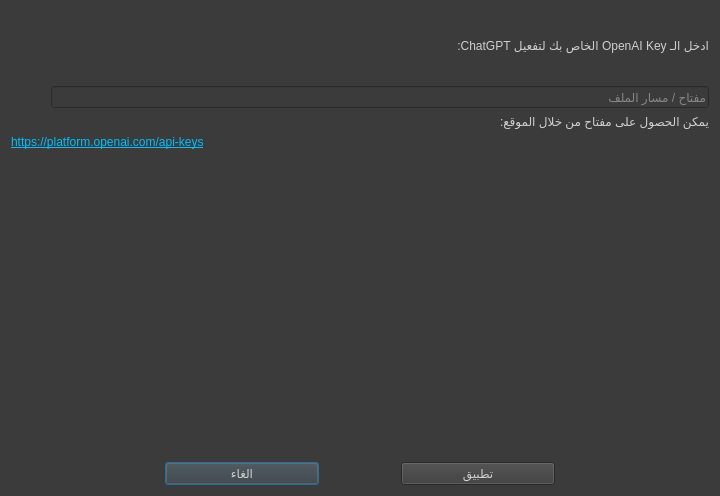
<?xml version="1.0" encoding="UTF-8"?>
<ui version="4.0">
 <class>OpenAiKeySetupDialog</class>
 <widget class="QDialog" name="OpenAiKeySetupDialog">
  <property name="geometry">
   <rect>
    <x>0</x>
    <y>0</y>
    <width>720</width>
    <height>496</height>
   </rect>
  </property>
  <property name="windowTitle">
   <string>تثبيت المفتاح</string>
  </property>
  <property name="styleSheet">
   <string notr="true">background-color: rgb(59, 59, 59);
color: rgb(207, 207, 207);
font: 400 14pt &quot;Calibri&quot;;</string>
  </property>
  <layout class="QVBoxLayout" name="verticalLayout_2" stretch="1,0,5,1">
   <property name="sizeConstraint">
    <enum>QLayout::SetDefaultConstraint</enum>
   </property>
   <item>
    <widget class="QLabel" name="label">
     <property name="text">
      <string>ادخل الـ OpenAI Key الخاص بك لتفعيل ChatGPT:</string>
     </property>
    </widget>
   </item>
   <item>
    <layout class="QHBoxLayout" name="horizontalLayout_2" stretch="0,1,7">
     <item>
      <spacer name="horizontalSpacer_4">
       <property name="orientation">
        <enum>Qt::Horizontal</enum>
       </property>
       <property name="sizeHint" stdset="0">
        <size>
         <width>40</width>
         <height>20</height>
        </size>
       </property>
      </spacer>
     </item>
     <item>
      <layout class="QHBoxLayout" name="statusParentLayout">
       <property name="spacing">
        <number>0</number>
       </property>
      </layout>
     </item>
     <item>
      <widget class="QLineEdit" name="enterKeyLineEdit">
       <property name="maxLength">
        <number>200</number>
       </property>
       <property name="placeholderText">
        <string>مفتاح / مسار الملف</string>
       </property>
      </widget>
     </item>
    </layout>
   </item>
   <item>
    <layout class="QVBoxLayout" name="verticalLayout">
     <item>
      <widget class="QLabel" name="label_2">
       <property name="text">
        <string>يمكن الحصول على مفتاح من خلال الموقع:</string>
       </property>
      </widget>
     </item>
     <item>
      <widget class="QLabel" name="label_3">
       <property name="text">
        <string notr="true">&lt;a href=&quot;https://platform.openai.com/api-keys&quot;&gt;&lt;span style=&quot;color:deepskyblue;&quot;&gt;https://platform.openai.com/api-keys&lt;/span&gt;&lt;/a&gt;</string>
       </property>
       <property name="openExternalLinks">
        <bool>true</bool>
       </property>
      </widget>
     </item>
     <item>
      <spacer name="verticalSpacer">
       <property name="orientation">
        <enum>Qt::Vertical</enum>
       </property>
       <property name="sizeHint" stdset="0">
        <size>
         <width>20</width>
         <height>40</height>
        </size>
       </property>
      </spacer>
     </item>
    </layout>
   </item>
   <item>
    <layout class="QHBoxLayout" name="horizontalLayout" stretch="2,2,1,2,2">
     <item>
      <spacer name="horizontalSpacer_2">
       <property name="orientation">
        <enum>Qt::Horizontal</enum>
       </property>
       <property name="sizeHint" stdset="0">
        <size>
         <width>40</width>
         <height>20</height>
        </size>
       </property>
      </spacer>
     </item>
     <item>
      <widget class="QPushButton" name="cancelButton">
       <property name="text">
        <string>الغاء</string>
       </property>
      </widget>
     </item>
     <item>
      <spacer name="horizontalSpacer">
       <property name="orientation">
        <enum>Qt::Horizontal</enum>
       </property>
       <property name="sizeHint" stdset="0">
        <size>
         <width>40</width>
         <height>20</height>
        </size>
       </property>
      </spacer>
     </item>
     <item>
      <widget class="QPushButton" name="okButton">
       <property name="text">
        <string>تطبيق</string>
       </property>
      </widget>
     </item>
     <item>
      <spacer name="horizontalSpacer_3">
       <property name="orientation">
        <enum>Qt::Horizontal</enum>
       </property>
       <property name="sizeHint" stdset="0">
        <size>
         <width>40</width>
         <height>20</height>
        </size>
       </property>
      </spacer>
     </item>
    </layout>
   </item>
  </layout>
 </widget>
 <resources/>
 <connections/>
</ui>
